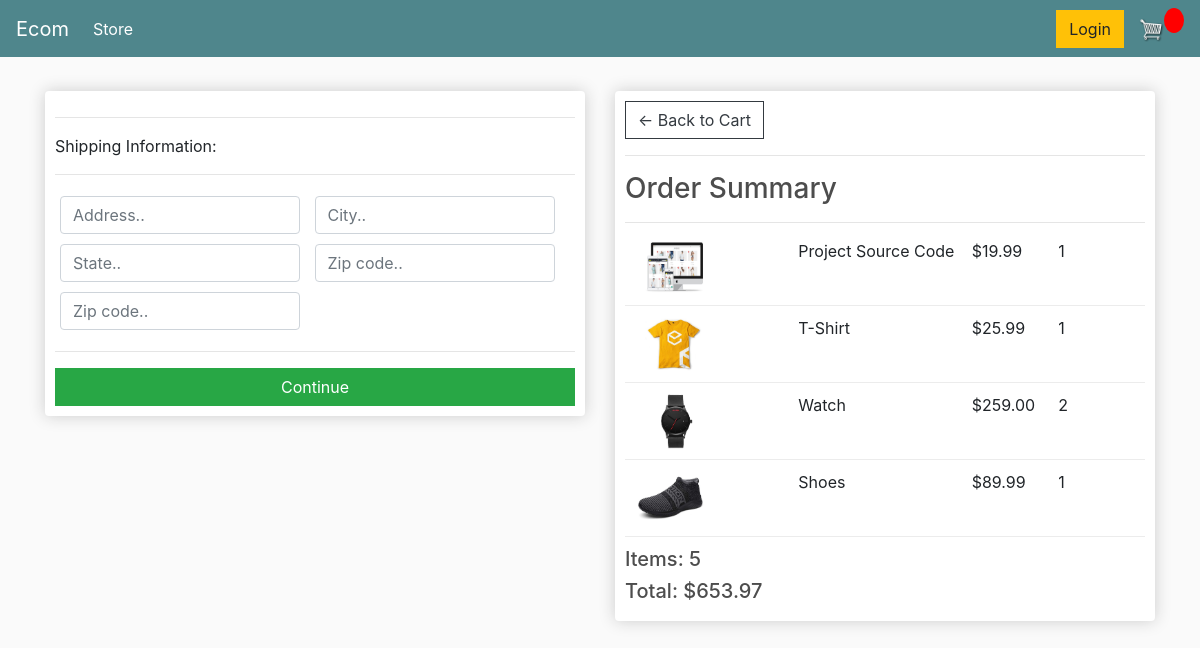
Screenshot of /checkout/ (signed in) with the database file from the repository.
### store/models.py (models this page shows, shortened)
class OrderItem(models.Model):
    product = models.ForeignKey(Product, on_delete=models.SET_NULL, null=True, blank=True)
    order   = models.ForeignKey(Order, on_delete=models.SET_NULL, null=True, blank=True)
    quantity = models.IntegerField(default=0, null=True, blank=True)
    date_ordered = models.DateTimeField(auto_now_add= True)
    @property
    def get_total(self):
        total = self.quantity * self.product.price
        return total

class Product(models.Model):
    name = models.CharField(max_length=200, null = True)
    price = models.DecimalField(max_digits= 7, decimal_places= 2)
    digital = models.BooleanField(default=False, null = True, blank=False)
    image = models.ImageField(null=True, blank=True)
    @property
    def imageURL(self):
        try:
            url = self.image.url
        except:
            url = ''
        return url

class Order(models.Model):
    customer = models.ForeignKey(Customer, on_delete=models.SET_NULL, null=True, blank=True)
    date_ordered = models.DateTimeField(auto_now_add=True)
    complete = models.BooleanField(default=False, null=True, blank=False)
    transaction_id = models.CharField(max_length=200, null=True)
    @property
    def shipping(self):
        shipping = False
        orderitems = self.orderitem_set.all()
        for item in orderitems:
            if item.product.digital == False:
                shipping = True
        return shipping
    @property
    def get_cart_total(self):
        orderitem = self.orderitem_set.all()
        total = sum([item.get_total for item in orderitem])
        return total
    @property
    def get_cart_items(self):
        orderitem = self.orderitem_set.all()
        total = sum([item.quantity for item in orderitem])
        return total

### store/views.py (the view)
# urls.py: path('checkout/', views.checkout, name = 'checkout'),
def checkout(request):
	if request.user.is_authenticated:
		customer = request.user.customer
		order, created = Order.objects.get_or_create(customer=customer, complete=False)
		items = order.orderitem_set.all()
	else:
		items = []
		order = {'get_total_price': 0, 'get_cart_items': 0, 'shipping':False}
	context = {'items': items, 'order': order}
	return render(request, 'store/checkout.html', context)

### store/templates/store/checkout.html (shortened to what this page needs)
{% extends 'store/main.html' %}
{% load static %}
{% block content %}
     <div class="row">
		<div class="col-lg-6">
			<div class="box-element" id="form-wrapper">
				<form id="form">
					<div id="shipping-info">
						<hr>
						<p>Shipping Information:</p>
						<hr>
						<div class="form-field">
							<input class="form-control" type="text" name="address" placeholder="Address..">
						</div>
						<div class="form-field">
							<input class="form-control" type="text" name="city" placeholder="City..">
						</div>
						<div class="form-field">
							<input class="form-control" type="text" name="state" placeholder="State..">
						</div>
						<div class="form-field">
							<input class="form-control" type="text" name="zipcode" placeholder="Zip code..">
						</div>
						<div class="form-field">
							<input class="form-control" type="text" name="country" placeholder="Zip code..">
						</div>
					</div>
					<hr>
					<input id="form-button" class="btn btn-success btn-block" type="submit" value="Continue">
				</form>
			</div>
			<br>
		</div>
		<div class="col-lg-6">
			<div class="box-element">
				<a  class="btn btn-outline-dark" href="{% url 'cart' %}">&#x2190; Back to Cart</a>
				<hr>
				<h3>Order Summary</h3>
				<hr>
				{% for item in items %}
				<div class="cart-row">
					<div style="flex:2"><img class="row-image" src="{{ item.product.imageURL }}"></div>
					<div style="flex:2"><p>{{item.product.name}}</p></div>
					<div style="flex:1"><p>${{item.product.price}}</p></div>
					<div style="flex:1"><p>{{item.quantity}}</p></div>
				</div>
				{% endfor %}
				<h5>Items:   {{order.get_cart_items}}</h5>
				<h5>Total:   ${{order.get_cart_total|floatformat:2}}</h5>
			</div>
		</div>
	</div>
{% endblock content %}

### static/css/main.css (style rules this page uses)
body { background-color: hsl(0, 0%, 98%); }
h1,h2,h3,h4,h5,h6 { color:hsl(0, 0%, 30%); }
.box-element { box-shadow:hsl(0, 0%, 80%) 0 0 16px; background-color: #fff; border-radius: 4px; padding: 10px; }
.col-lg-4, .col-lg-6, .col-lg-8, .col-lg-12 { margin-top: 10px; }
.btn { border-radius: 0; }
.row-image { width: 100px; }
.form-field { width:250px; display: inline-block; padding: 5px; }
.cart-row { display: flex; align-items: flex-stretch; padding-bottom: 10px; margin-bottom: 10px; border-bottom: 1px solid #ececec; }

### rows the page displays
OrderItem: product.imageURL (picture), product.name "Project Source Code", product.price "19.99", quantity "1"
OrderItem: product.imageURL (picture), product.name "T-Shirt", product.price "25.99", quantity "1"
OrderItem: product.imageURL (picture), product.name "Watch", product.price "259.00", quantity "2"
OrderItem: product.imageURL (picture), product.name "Shoes", product.price "89.99", quantity "1"
Order: get_cart_items "5", get_cart_total "653.97"
